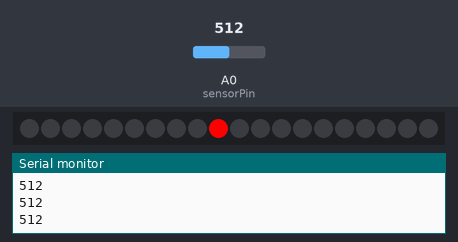
A sketch run on a simulated Arduino Uno, built with avr-gcc and run on an emulated ATmega328P. Shown: 20 RGB LEDs in strip order, left to right, the last lines printed to the serial monitor. The test bench sets the inputs (shaded band); at power-on: A0 (sensorPin) = 512.

Above: at 1.2 s.
1.3 s: A0 (sensorPin) set to 716
At 1.9 s:
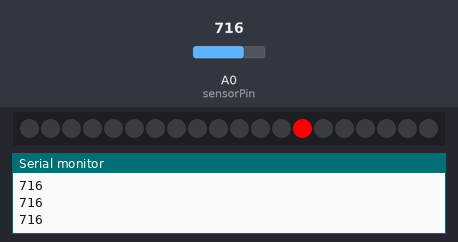
2.8 s: A0 (sensorPin) set to 900
At 3.7 s:
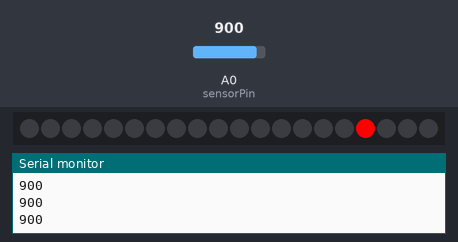
4.3 s: A0 (sensorPin) set to 1023
At 5.6 s:
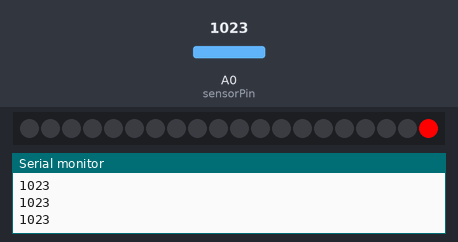
Timing chart, 0 to 7.3 s (numbered marks = the images above; inputs shaded):
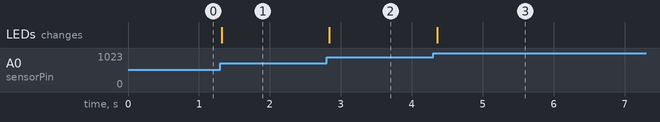

Measured:
- after the input at 1.3 s, the LEDs: change at once (image 1)
- after the input at 2.8 s, the LEDs: change at once (image 2)
- after the input at 4.3 s, the LEDs: change after 0.06 s (image 3)

The sketch:

myoware_neopixel_test.ino
```cpp
#include <Adafruit_NeoPixel.h>

#define PIN        6
#define NUMPIXELS  20

Adafruit_NeoPixel pixels = Adafruit_NeoPixel(NUMPIXELS, PIN, NEO_GRB + NEO_KHZ800);

const int sensorPin = A0;

void setup() {
  pixels.begin();
  Serial.begin(115200);
}

void loop() {
  int sensorValue = analogRead(sensorPin);

  // Map the sensor value to the number of pixels for color control
  int pixelColor = map(sensorValue, 0, 1023, 0, NUMPIXELS - 1);

  // Set the color of the NeoPixel strip
  pixels.clear(); // Clear the strip
  pixels.setPixelColor(pixelColor, pixels.Color(255, 0, 0)); // Set color (here red)
  pixels.show(); // Update the strip

  // Print sensor value for debugging
  Serial.println(sensorValue);

  delay(100); // Adjust delay according to your needs
}
```
